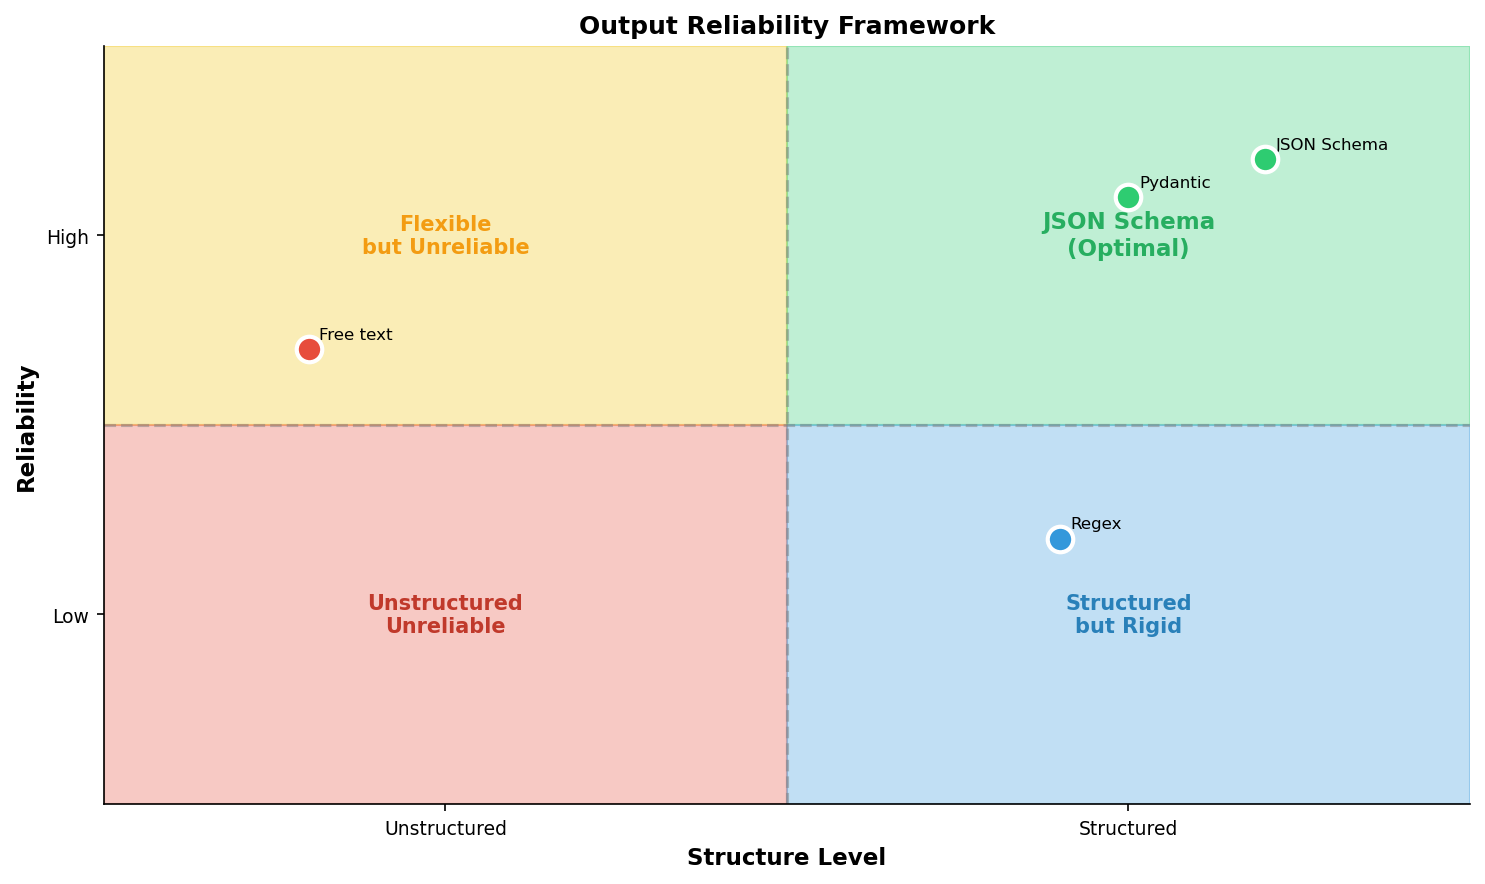

Write the Python code that produced this figure.
"""Structured Output Reliability - JSON schema validation quadrant"""
import matplotlib.pyplot as plt
import matplotlib.patches as mpatches
import numpy as np
from pathlib import Path

plt.rcParams.update({
    'font.size': 10, 'axes.labelsize': 10, 'axes.titlesize': 11,
    'xtick.labelsize': 9, 'ytick.labelsize': 9, 'legend.fontsize': 9,
    'figure.figsize': (10, 6), 'figure.dpi': 150
})

fig, ax = plt.subplots(figsize=(10, 6))

# Quadrant labels
ax.axhline(y=0.5, color='gray', linestyle='--', alpha=0.5)
ax.axvline(x=0.5, color='gray', linestyle='--', alpha=0.5)

# Fill quadrants
ax.fill([0, 0.5, 0.5, 0], [0.5, 0.5, 1, 1], color='#f1c40f', alpha=0.3)  # Top-left: Flexible but unreliable
ax.fill([0.5, 1, 1, 0.5], [0.5, 0.5, 1, 1], color='#2ecc71', alpha=0.3)  # Top-right: JSON Schema (best)
ax.fill([0, 0.5, 0.5, 0], [0, 0, 0.5, 0.5], color='#e74c3c', alpha=0.3)  # Bottom-left: Worst
ax.fill([0.5, 1, 1, 0.5], [0, 0, 0.5, 0.5], color='#3498db', alpha=0.3)  # Bottom-right: Structured but rigid

# Quadrant text
ax.text(0.25, 0.75, 'Flexible\nbut Unreliable', ha='center', va='center', fontsize=10, fontweight='bold', color='#f39c12')
ax.text(0.75, 0.75, 'JSON Schema\n(Optimal)', ha='center', va='center', fontsize=11, fontweight='bold', color='#27ae60')
ax.text(0.25, 0.25, 'Unstructured\nUnreliable', ha='center', va='center', fontsize=10, fontweight='bold', color='#c0392b')
ax.text(0.75, 0.25, 'Structured\nbut Rigid', ha='center', va='center', fontsize=10, fontweight='bold', color='#2980b9')

# Place markers for different approaches
approaches = [
    {'name': 'Free text', 'x': 0.15, 'y': 0.6, 'color': '#e74c3c'},
    {'name': 'Regex', 'x': 0.7, 'y': 0.35, 'color': '#3498db'},
    {'name': 'JSON Schema', 'x': 0.85, 'y': 0.85, 'color': '#2ecc71'},
    {'name': 'Pydantic', 'x': 0.75, 'y': 0.8, 'color': '#2ecc71'},
]

for approach in approaches:
    ax.scatter(approach['x'], approach['y'], s=150, c=approach['color'],
              edgecolors='white', linewidth=2, zorder=5)
    ax.annotate(approach['name'], (approach['x'], approach['y']),
               xytext=(5, 5), textcoords='offset points', fontsize=8)

# Axis labels
ax.set_xlabel('Structure Level', fontsize=11, fontweight='bold')
ax.set_ylabel('Reliability', fontsize=11, fontweight='bold')
ax.set_xlim(0, 1)
ax.set_ylim(0, 1)
ax.set_xticks([0.25, 0.75])
ax.set_xticklabels(['Unstructured', 'Structured'])
ax.set_yticks([0.25, 0.75])
ax.set_yticklabels(['Low', 'High'])

ax.set_title('Output Reliability Framework', fontsize=12, fontweight='bold')
ax.spines['top'].set_visible(False)
ax.spines['right'].set_visible(False)

plt.tight_layout()
plt.savefig(Path(__file__).parent / 'chart.pdf', dpi=300, bbox_inches='tight')
plt.savefig(Path(__file__).parent / 'chart.png', dpi=150, bbox_inches='tight')
plt.close()
print("17_structured_output_reliability created")
